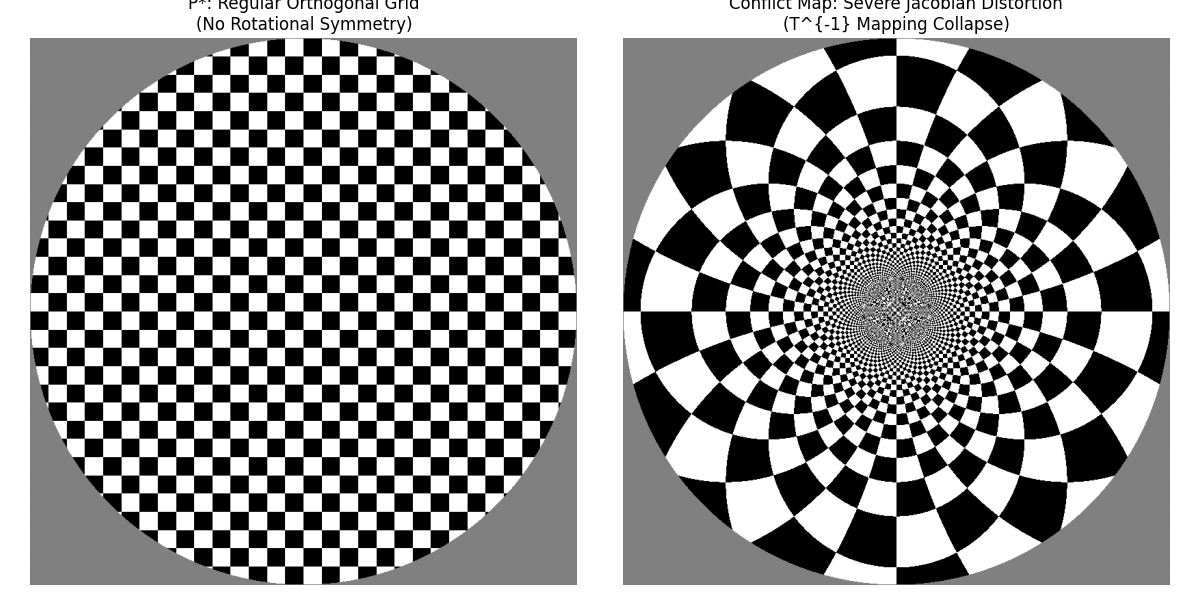

Recreate this plot in Python.
import numpy as np
import matplotlib.pyplot as plt


def generate_conflict_mapping(size=800):
    """
    生成 5.5 部分所需的“不正确映射图” (极端扭曲演示)
    模拟将不具备角向对称性的规则网格，强行逆映射到纸面所产生的雅可比畸变
    """
    x = np.linspace(-1, 1, size)
    y = np.linspace(-1, 1, size)
    X, Y = np.meshgrid(x, y)

    # 1. 生成不兼容的初始纸面目标 P* (规则正交棋盘格，代表卡通猫等普通图像特征)
    # 增加频率以更清晰地展示畸变撕裂感
    checkerboard = np.sign(np.sin(15 * np.pi * X) * np.sin(15 * np.pi * Y))

    # 2. 模拟向极坐标的转换与柱面逆映射算子 T^{-1} 的空间拉伸
    R = np.sqrt(X ** 2 + Y ** 2) + 1e-4  # 加上微小偏移，防止中心点除以 0 的雅可比奇点崩溃
    Theta = np.arctan2(Y, X)

    # 假设强行进行逆向投影，径向 r 会受到 1/r 级别的非线性畸变撕裂
    # 这里我们构造一个模拟反射算子极限拉伸的畸变场
    distorted_R = 1 / (4 * R)
    distorted_X = distorted_R * np.cos(Theta)
    distorted_Y = distorted_R * np.sin(Theta)

    # 3. 将畸变场代入原特征图案，生成强行映射后的结果
    distorted_image = np.sign(np.sin(15 * np.pi * distorted_X) * np.sin(15 * np.pi * distorted_Y))

    # 裁剪可视区域（剔除无穷远处的发散像素）
    distorted_image[R > 1] = 0
    checkerboard[R > 1] = 0

    return checkerboard, distorted_image


# 运行并可视化保存
P_star_infeasible, T_inv_distortion = generate_conflict_mapping()

plt.figure(figsize=(12, 6))

plt.subplot(1, 2, 1)
plt.imshow(P_star_infeasible, cmap='gray')
plt.title("P*: Regular Orthogonal Grid\n(No Rotational Symmetry)")
plt.axis('off')

plt.subplot(1, 2, 2)
plt.imshow(T_inv_distortion, cmap='gray')
plt.title("Conflict Map: Severe Jacobian Distortion\n(T^{-1} Mapping Collapse)")
plt.axis('off')

plt.tight_layout()
plt.show()
